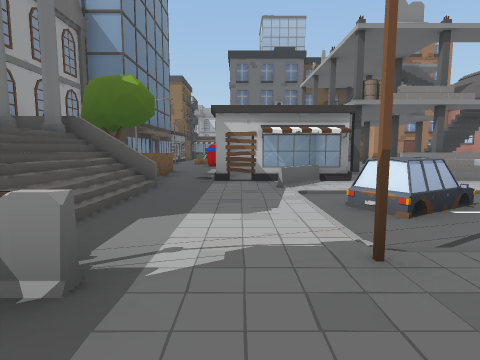
[1] (above)

24 first-person views from a walk through a scene from a Unity 3-D project. The camera is 1.4 m above the floor, tilts 6° down and sees 80° across. The floor is counted in squares, 2 m on a side. Each view is taken from the middle of a square. On the plan, view 1 faces up. The plan holds only what a view shows up to about 10 squares ahead; the rest is blank. The place goes on beyond the plan.

[2]
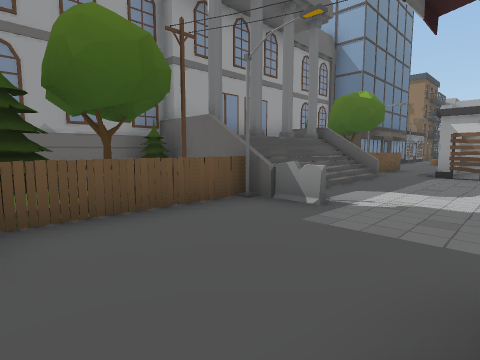

[3]
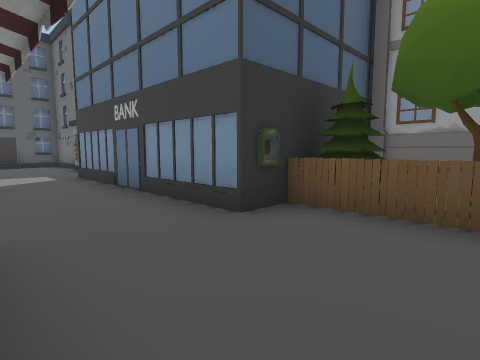

[4]
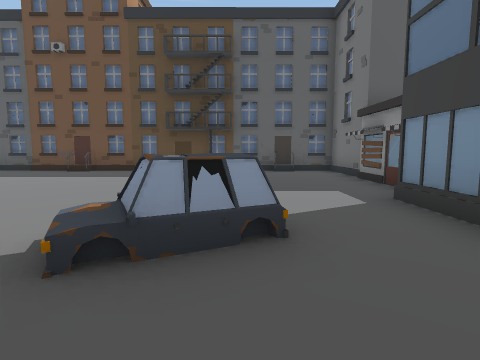

[5]
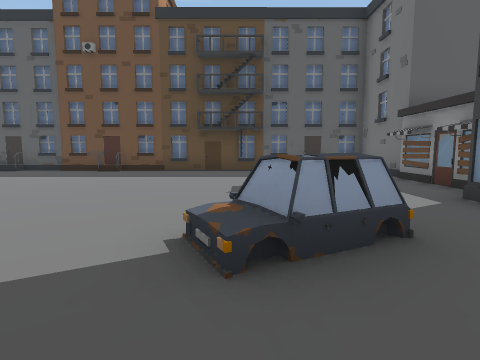

[6]
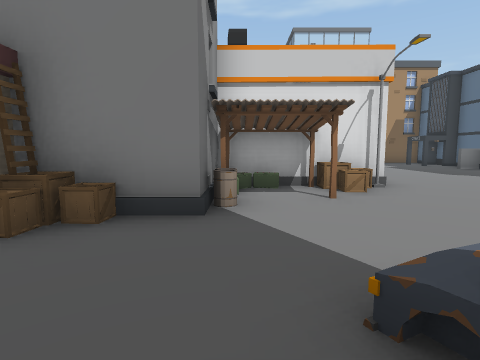

[7]
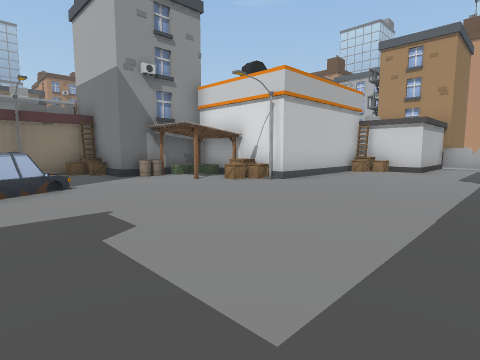

[8]
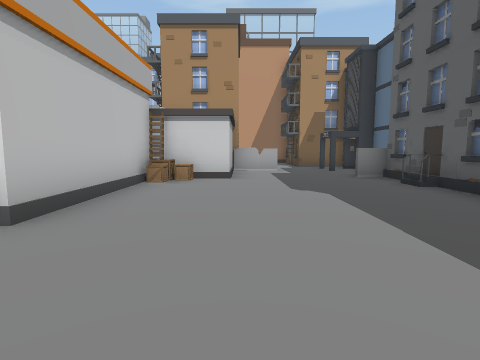

[9]
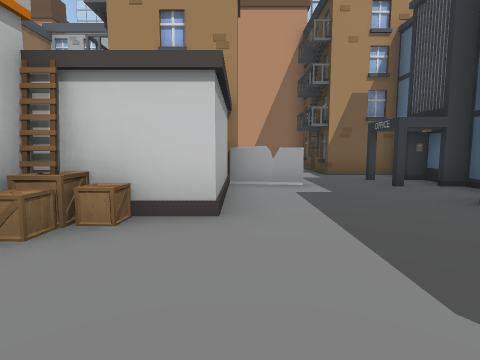

[10]
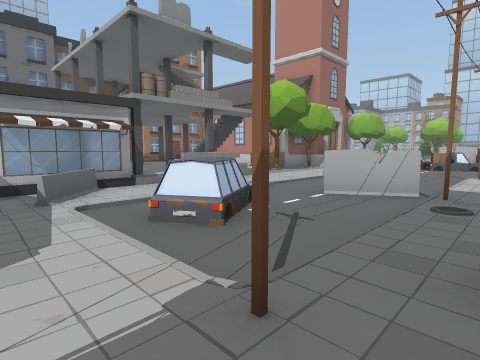

[11]
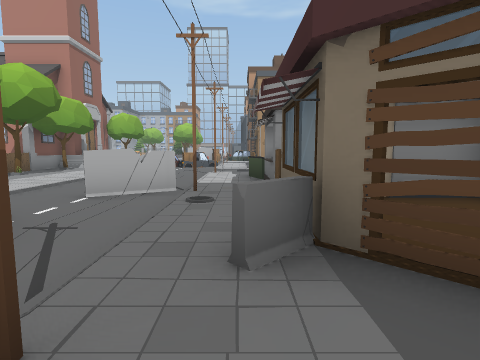

[12]
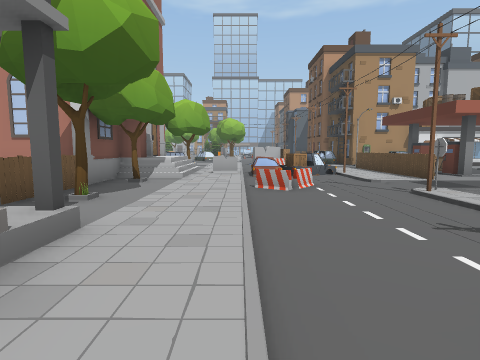

[13]
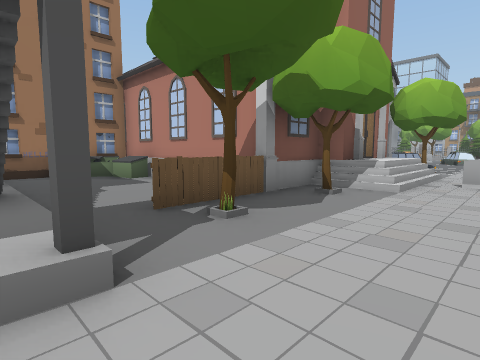

[14]
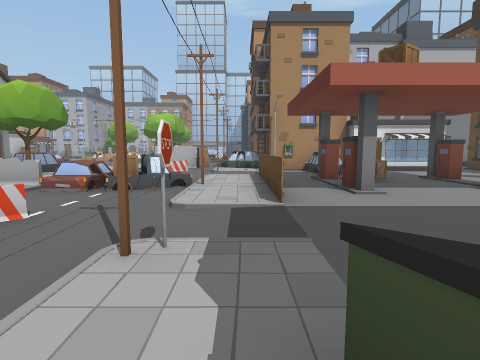

[15]
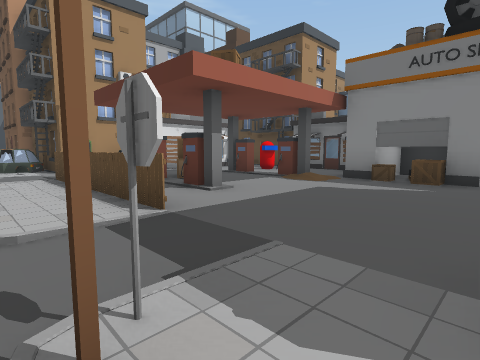

[16]
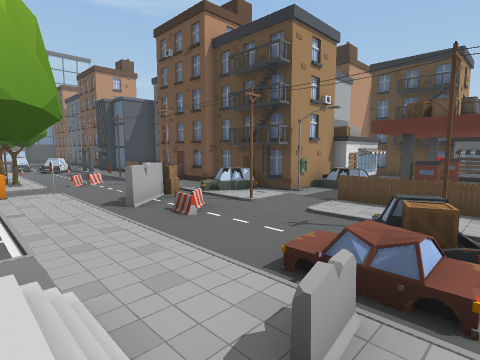

[17]
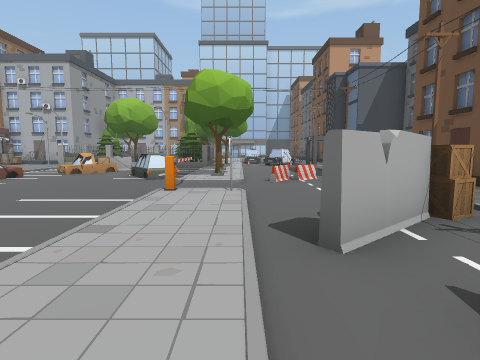

[18]
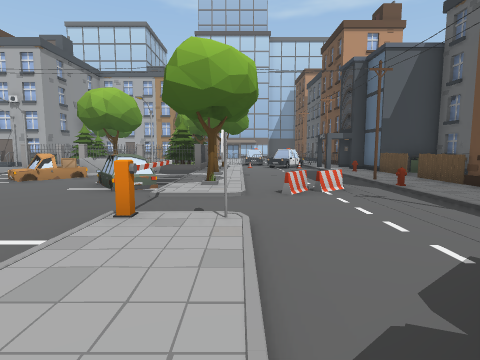

[19]
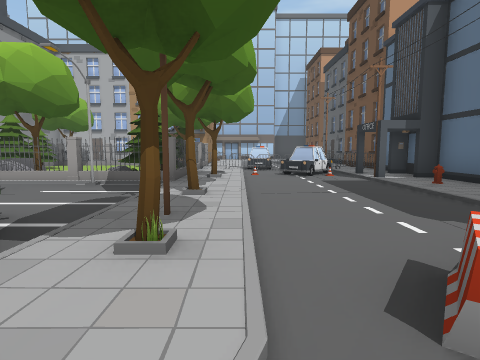

[20]
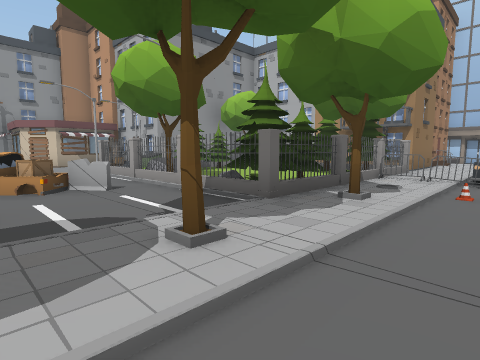

[21]
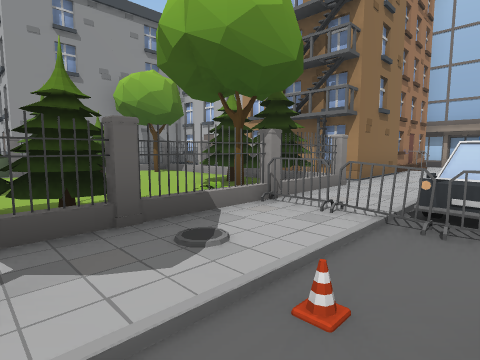

[22]
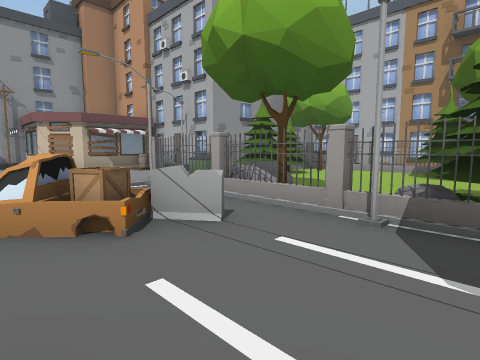

[23]
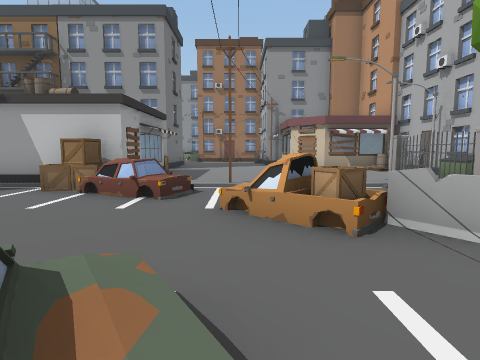

[24]
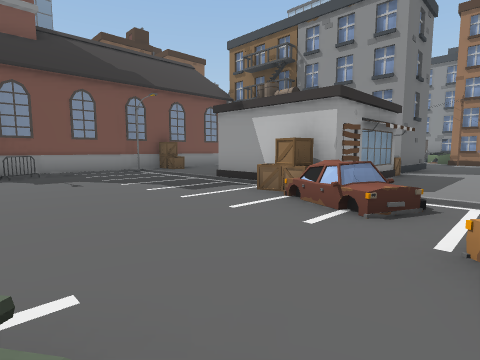

### Floor plan
Key: @ floor where view 1 was taken; # wall or solid block; x gap in a wall; . main floor; : floor 0.5 m higher than the main floor; / step, stairs or slope; = window, fence, low wall or low ledge; v drop or lower ground; H house; T tree; C car; F fence; B box; A barrel; S sign; I bin; Y hydrant; R rock; E barrier; O other object.
Columns run from 5 left of view 1 to 36 right of it. Each row starts with its distance up from view 1.
 20                             ..
 19                             .. #HHH
 18                             ..  H  HHHH
 17                            H..  H  #
 16                             ...   O
 15                            H...   .H
 14             #H##    ##..    ...  ..##
 13             ..I#    #BB..HHH..#  . I#####
 12             ..I#    ##.....BB/...F FFFTF#
 11             ...#    #.......C//     T..FH
 10  #O..     #/...#    #.........CB#RR....F#
  9    ..### ://...#     E..........=T....TF#
  8    O.H.H:::/.FF#######C......C...FR..TTF##
  7 # TOHHHHx===.TOT////T/.......C.O.FOT.OTFH#
  6 #Ov...#......O.O//./......OOOT/T..TFFEFF.
  5 # #/..// /////////////////S./O////O//ECC.
  4 # v/../CC......=./C..../#...=....../.ECC
  3 #  /..//..#.......B...=.B....=.....CC
  2 # x/O.#///#///S./////.////#//Y////##/O
  1 #T#F#..=...............CC.......Y.##OOH
  0 #T F.@.HHHFHI...FFFFF.H##HH##FFFF####H
 -1 O TF..H  HHH ....#.#..O      HH O
 -2 # T.F..= #   ......O.C#
 -3    #....BB   .........# HH
 -4    #.....###  BB.#.#..H
 -5    #......AB###O ..O..H
 -6    #..CC..#B#### .....
 -7    #..C....B#### HHH .H
 -8    #...........BB
 -9    H............B
-10    H...............#
-11  ##H...............#
-12   ##..................H
-13    #.. ............#####H
-14    ######HH#####H#.###
-15                  ###

Positions as (right, up) in squares from view 1, and headings:
1: (0, 0), facing up
2: (1, -2), facing up-left
3: (1, 0), facing down-left
4: (1, -4), facing down
5: (2, -4), facing down
6: (1, -5), facing right
7: (1, -12), facing up-right
8: (4, -10), facing right
9: (8, -10), facing right
10: (0, 1), facing up-right
11: (0, 1), facing right
12: (4, 5), facing right
13: (6, 5), facing up-right
14: (7, 1), facing right
15: (8, 2), facing down-right
16: (12, 7), facing down-right
17: (16, 5), facing right
18: (18, 5), facing right
19: (22, 5), facing right
20: (25, 4), facing up-right
21: (29, 4), facing up-right
22: (25, 7), facing up-right
23: (25, 7), facing up
24: (25, 8), facing up-left
